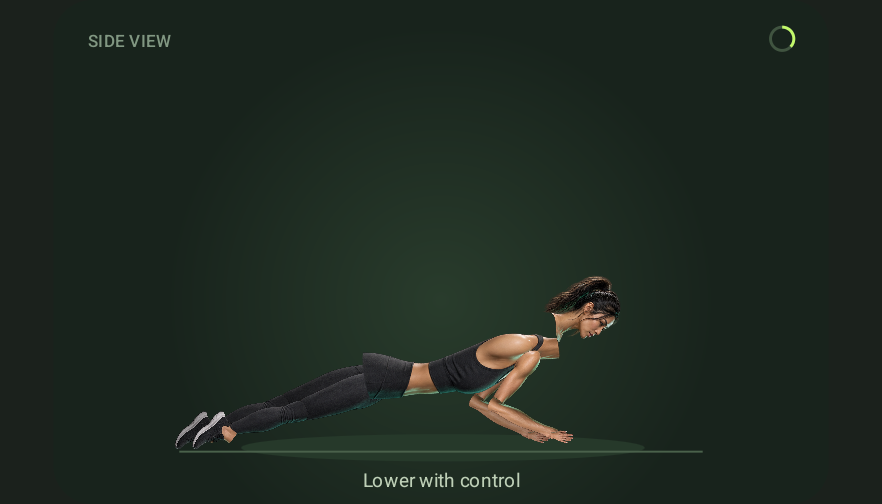
#> input picture store/character/before-neck-gap.png, 882 x 504 px
$ python make_character_comparison.py
#> lines starting #> are read from the running program, lines starting #| are printed output that depends on the picture
"""Zoom and label unmodified native renders to review the reported neck gap."""
from pathlib import Path
from PIL import Image,ImageDraw,ImageFont
ROOT=Path(__file__).resolve().parents[1]
def main():
    old=Image.open(ROOT/'store/character/before-neck-gap.png').convert('RGB')
#> old is the input picture: PIL image 882x504 RGB; mean R, G, B 30.3, 40.9, 32.5
    scale=min(old.width/400,old.height/260)
#> scale = 1.94
    offset=((old.width-400*scale)/2,(old.height-260*scale)/2)
#> offset = (53.31, 0)
    world=(220,132,320,207)
    before=old.crop(tuple(round(offset[i%2]+value*scale) for i,value in enumerate(world)))
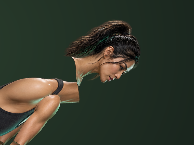
#> before: PIL image 194x145 RGB; mean R, G, B 52.8, 57.4, 44.1
    current=Image.open(ROOT/'store/character/native-checks/pushup-3.png').convert('RGBA')
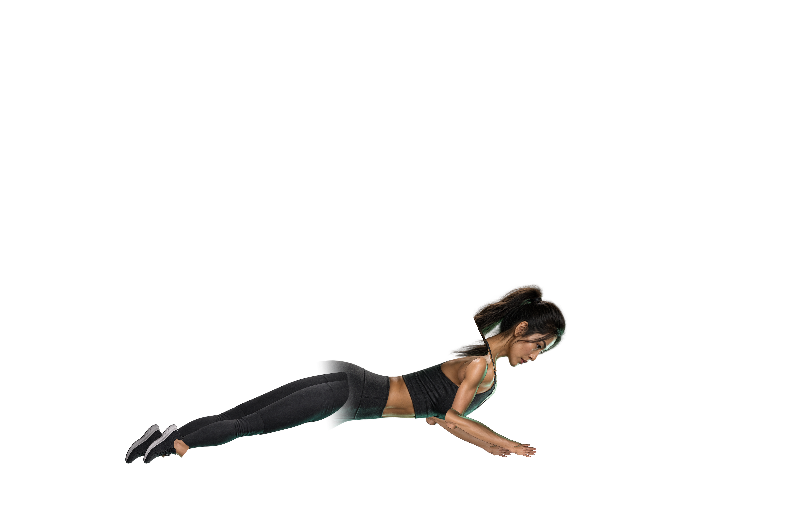
#> input picture store/character/native-checks/pushup-3.png, 800 x 520 px
#> current is the input picture: PIL image 800x520 RGBA; mean R, G, B, A 4.2, 3.5, 3, 13.4
    background=Image.new('RGBA',current.size,'#18231c'); background.alpha_composite(current)
#> after `background.alpha_composite(current)`:
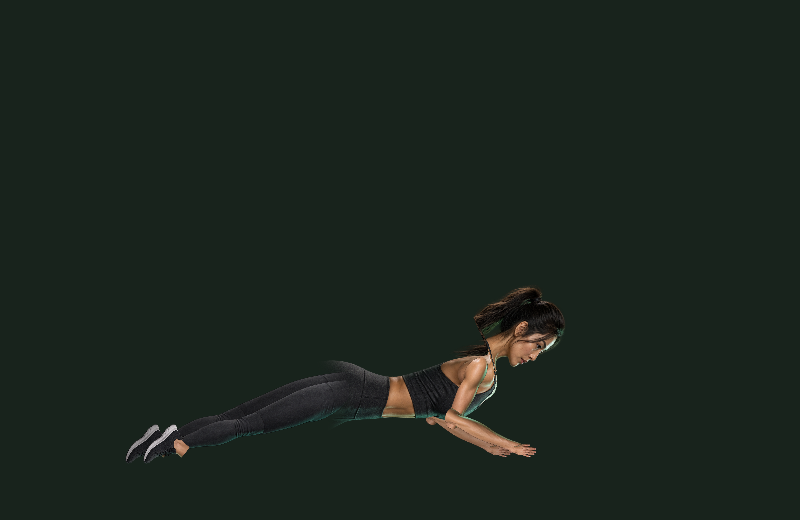
#> background: PIL image 800x520 RGBA; mean R, G, B, A 26.7, 36.5, 29.4, 255
    after=background.convert('RGB').crop(tuple(round(value*2) for value in world))
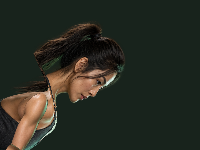
#> after: PIL image 200x150 RGB; mean R, G, B 41.2, 44.1, 34.8
    output=Image.new('RGB',(1260,570),'#101611'); draw=ImageDraw.Draw(output)
#> after `output = Image.new('RGB', (1260, 570), '#101611')`:
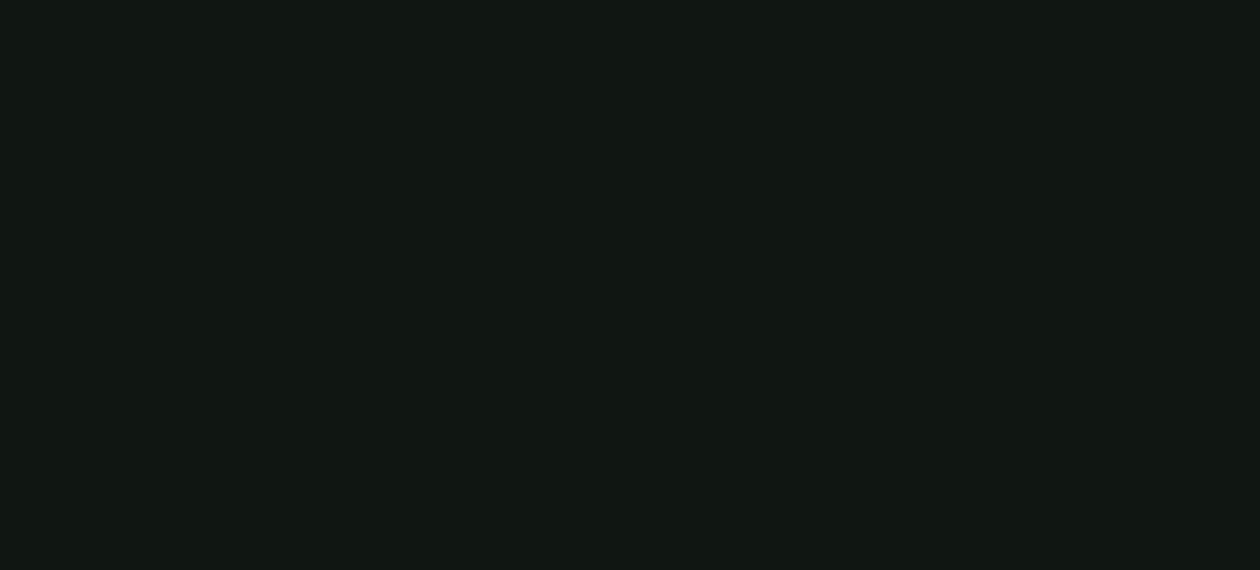
#> output: PIL image 1260x570 RGB; mean R, G, B 16, 22, 17
    font_path=Path('C:/Windows/Fonts/arialbd.ttf')
    if not font_path.exists(): font_path=Path('/usr/share/fonts/truetype/dejavu/DejaVuSans-Bold.ttf')
    font=ImageFont.truetype(str(font_path),26)
    for x,label,image in [(20,'Before: v1.2.0','before'),(650,'Fixed: v1.2.1','after')]:
        draw.text((x,20),label,fill='#c2f86a',font=font)
        crop=before if image=='before' else after
        output.paste(crop.resize((590,443),Image.Resampling.LANCZOS),(x,70))
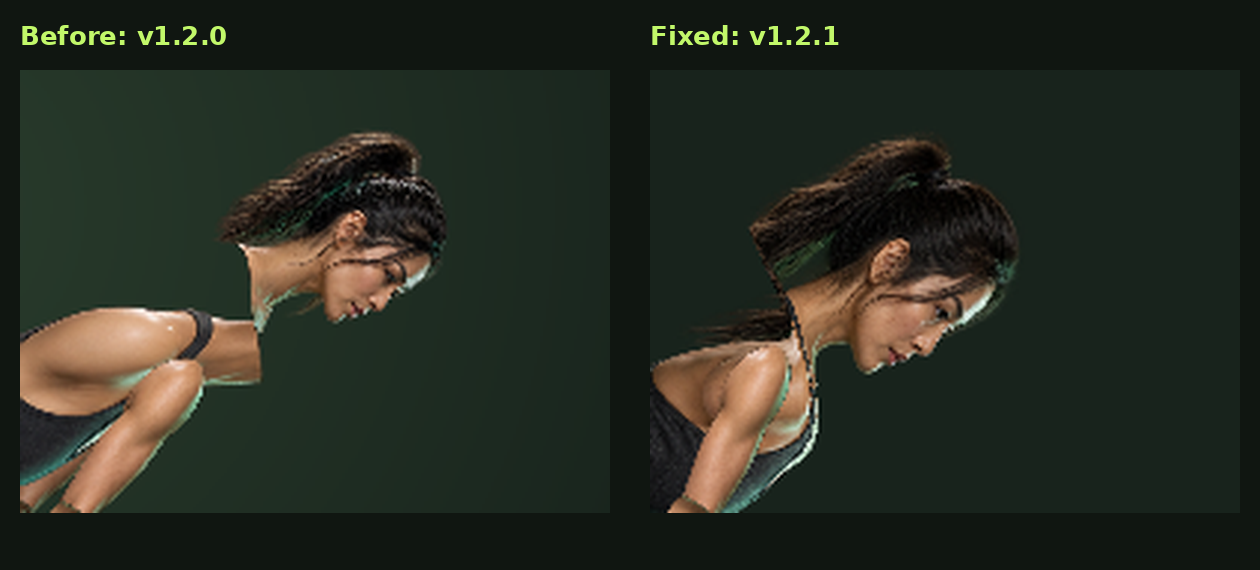
#> output: PIL image 1260x570 RGB; mean R, G, B 39.3, 43.8, 33.7
    draw.text((20,525),'Same exercise and phase: push-up, 0.37',fill='#e5ebdc',font=font)
    path=ROOT/'store/character/neck-connection-comparison.png'; output.save(path)
#> after `path = ROOT / 'store/character/neck-connection-comparison.png'`:
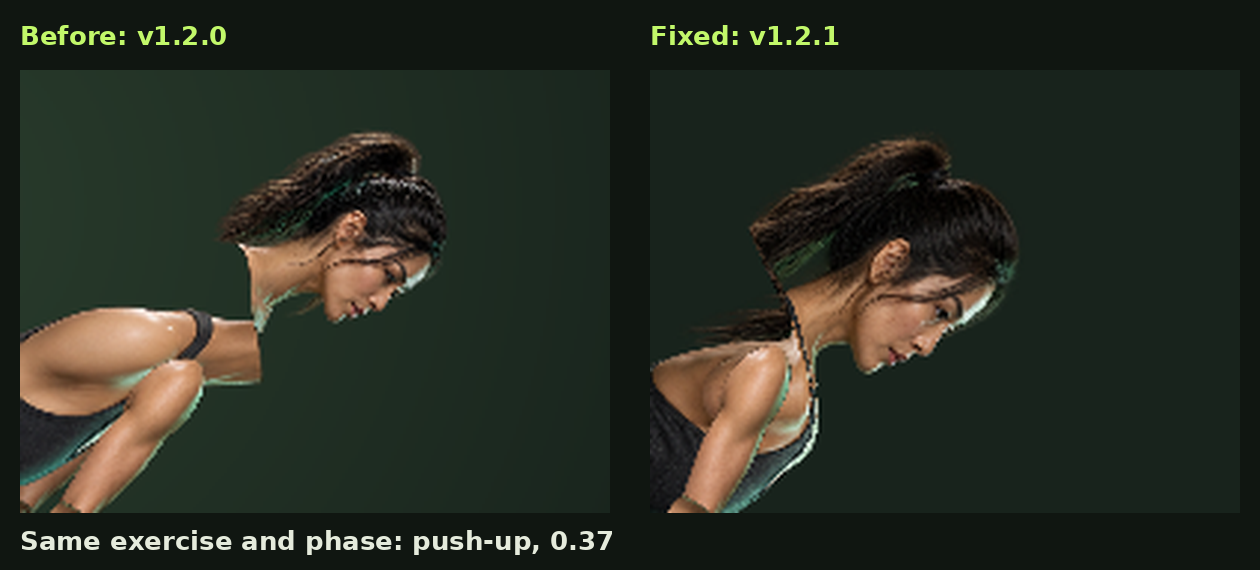
#> saved as neck-connection-comparison.png: PIL image 1260x570 RGB; mean R, G, B 40.6, 45.1, 34.9
    print(path)
if __name__=='__main__': main()
